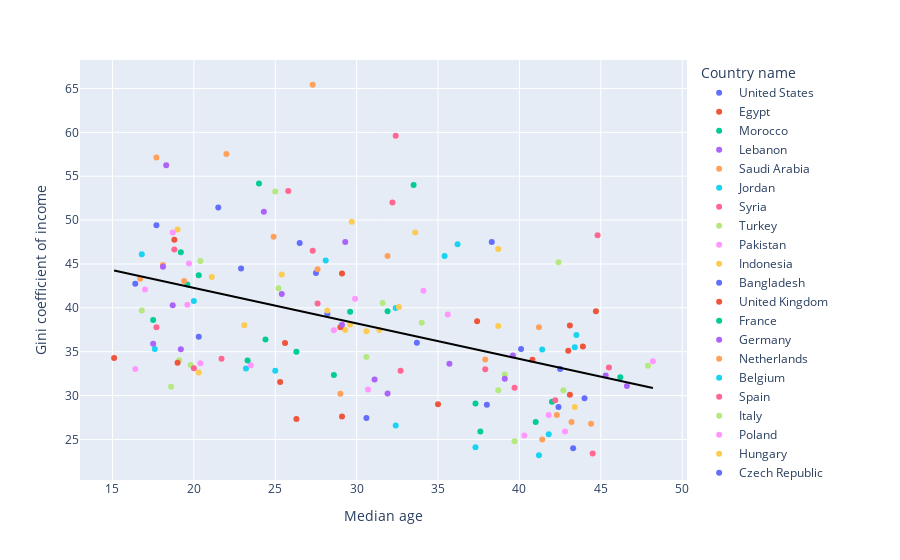

The cell this chart's notebook holds for it:
### Code cell
fig = px.scatter(df1, 
                 x='Median age', 
                 y='Gini coefficient of income', 
                 color='Country name',
                 trendline='ols',
                 trendline_scope='overall',
                 trendline_color_override='black'
                )
fig.show()
